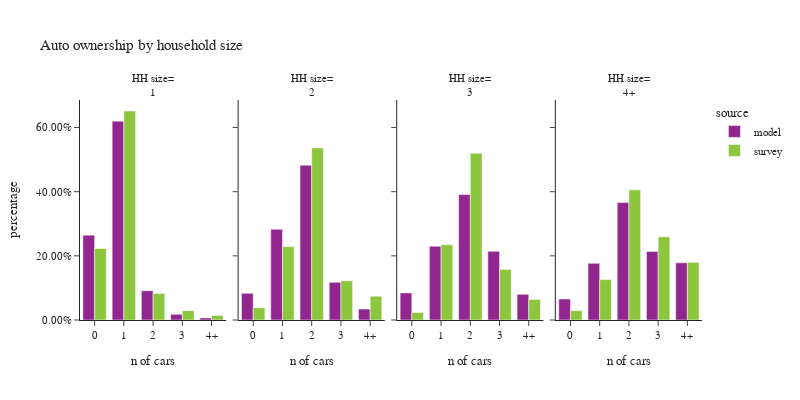

The code cell stored with this chart in its notebook:
### Code cell
plot_auto(hh,'hhsize_simple','household size', 'HH size')

### Figure 1 — Plotly figure (JSON) as saved in the notebook; plotly's stock layout.template omitted (floating-point values rounded to 4 significant figures)
{"data": [{"alignmentgroup": "True", "customdata": [[193432], [453348], [66733], [12993], [4821]], "hovertemplate": "source=model<br>hhsize_simple=1<br>auto_ownership_simple=%{x}<br>percentage=%{y}<br>sample count=%{customdata[0]}<extra></extra>", "legendgroup": "model", "marker": {"color": "#91268F", "pattern": {"shape": ""}}, "name": "model", "offsetgroup": "model", "orientation": "v", "showlegend": true, "textposition": "auto", "type": "bar", "x": ["0", "1", "2", "3", "4+"], "xaxis": "x", "y": [0.2645, 0.6199, 0.09125, 0.01777, 0.006592], "yaxis": "y"}, {"alignmentgroup": "True", "customdata": [[70287], [239186], [408388], [99302], [28721]], "hovertemplate": "source=model<br>hhsize_simple=2<br>auto_ownership_simple=%{x}<br>percentage=%{y}<br>sample count=%{customdata[0]}<extra></extra>", "legendgroup": "model", "marker": {"color": "#91268F", "pattern": {"shape": ""}}, "name": "model", "offsetgroup": "model", "orientation": "v", "showlegend": false, "textposition": "auto", "type": "bar", "x": ["0", "1", "2", "3", "4+"], "xaxis": "x2", "y": [0.08309, 0.2828, 0.4828, 0.1174, 0.03395], "yaxis": "y2"}, {"alignmentgroup": "True", "customdata": [[29640], [80688], [137192], [75123], [28100]], "hovertemplate": "source=model<br>hhsize_simple=3<br>auto_ownership_simple=%{x}<br>percentage=%{y}<br>sample count=%{customdata[0]}<extra></extra>", "legendgroup": "model", "marker": {"color": "#91268F", "pattern": {"shape": ""}}, "name": "model", "offsetgroup": "model", "orientation": "v", "showlegend": false, "textposition": "auto", "type": "bar", "x": ["0", "1", "2", "3", "4+"], "xaxis": "x3", "y": [0.08451, 0.23, 0.3911, 0.2142, 0.08012], "yaxis": "y3"}, {"alignmentgroup": "True", "customdata": [[32287], [87167], [180450], [105340], [87861]], "hovertemplate": "source=model<br>hhsize_simple=4+<br>auto_ownership_simple=%{x}<br>percentage=%{y}<br>sample count=%{customdata[0]}<extra></extra>", "legendgroup": "model", "marker": {"color": "#91268F", "pattern": {"shape": ""}}, "name": "model", "offsetgroup": "model", "orientation": "v", "showlegend": false, "textposition": "auto", "type": "bar", "x": ["0", "1", "2", "3", "4+"], "xaxis": "x4", "y": [0.06548, 0.1768, 0.3659, 0.2136, 0.1782], "yaxis": "y4"}, {"alignmentgroup": "True", "customdata": [[490], [912], [110], [22], [13]], "hovertemplate": "source=survey<br>hhsize_simple=1<br>auto_ownership_simple=%{x}<br>percentage=%{y}<br>sample count=%{customdata[0]}<extra></extra>", "legendgroup": "survey", "marker": {"color": "#8CC63E", "pattern": {"shape": ""}}, "name": "survey", "offsetgroup": "survey", "orientation": "v", "showlegend": true, "textposition": "auto", "type": "bar", "x": ["0", "1", "2", "3", "4+"], "xaxis": "x", "y": [0.2229, 0.6516, 0.08246, 0.0292, 0.01382], "yaxis": "y"}, {"alignmentgroup": "True", "customdata": [[111], [515], [598], [128], [52]], "hovertemplate": "source=survey<br>hhsize_simple=2<br>auto_ownership_simple=%{x}<br>percentage=%{y}<br>sample count=%{customdata[0]}<extra></extra>", "legendgroup": "survey", "marker": {"color": "#8CC63E", "pattern": {"shape": ""}}, "name": "survey", "offsetgroup": "survey", "orientation": "v", "showlegend": false, "textposition": "auto", "type": "bar", "x": ["0", "1", "2", "3", "4+"], "xaxis": "x2", "y": [0.0384, 0.2286, 0.5364, 0.1222, 0.07438], "yaxis": "y2"}, {"alignmentgroup": "True", "customdata": [[11], [120], [175], [62], [22]], "hovertemplate": "source=survey<br>hhsize_simple=3<br>auto_ownership_simple=%{x}<br>percentage=%{y}<br>sample count=%{customdata[0]}<extra></extra>", "legendgroup": "survey", "marker": {"color": "#8CC63E", "pattern": {"shape": ""}}, "name": "survey", "offsetgroup": "survey", "orientation": "v", "showlegend": false, "textposition": "auto", "type": "bar", "x": ["0", "1", "2", "3", "4+"], "xaxis": "x3", "y": [0.02365, 0.2346, 0.52, 0.1577, 0.06403], "yaxis": "y3"}, {"alignmentgroup": "True", "customdata": [[11], [94], [203], [71], [44]], "hovertemplate": "source=survey<br>hhsize_simple=4+<br>auto_ownership_simple=%{x}<br>percentage=%{y}<br>sample count=%{customdata[0]}<extra></extra>", "legendgroup": "survey", "marker": {"color": "#8CC63E", "pattern": {"shape": ""}}, "name": "survey", "offsetgroup": "survey", "orientation": "v", "showlegend": false, "textposition": "auto", "type": "bar", "x": ["0", "1", "2", "3", "4+"], "xaxis": "x4", "y": [0.02906, 0.126, 0.4058, 0.2595, 0.1797], "yaxis": "y4"}], "layout": {"annotations": [{"font": {}, "showarrow": false, "text": "HH size=<br>1", "x": 0.1175, "xanchor": "center", "xref": "paper", "y": 1, "yanchor": "bottom", "yref": "paper"}, {"font": {}, "showarrow": false, "text": "HH size=<br>2", "x": 0.3725, "xanchor": "center", "xref": "paper", "y": 1, "yanchor": "bottom", "yref": "paper"}, {"font": {}, "showarrow": false, "text": "HH size=<br>3", "x": 0.6275, "xanchor": "center", "xref": "paper", "y": 1, "yanchor": "bottom", "yref": "paper"}, {"font": {}, "showarrow": false, "text": "HH size=<br>4+", "x": 0.8825, "xanchor": "center", "xref": "paper", "y": 1, "yanchor": "bottom", "yref": "paper"}], "barmode": "group", "font": {"size": 11}, "height": 400, "legend": {"title": {"text": "source"}, "tracegroupgap": 0}, "title": {"text": "Auto ownership by household size"}, "width": 800, "xaxis": {"anchor": "y", "domain": [0, 0.235], "title": {"text": "n of cars"}}, "xaxis2": {"anchor": "y2", "domain": [0.255, 0.49], "matches": "x", "title": {"text": "n of cars"}}, "xaxis3": {"anchor": "y3", "domain": [0.51, 0.745], "matches": "x", "title": {"text": "n of cars"}}, "xaxis4": {"anchor": "y4", "domain": [0.765, 1.0], "matches": "x", "title": {"text": "n of cars"}}, "yaxis": {"anchor": "x", "domain": [0, 1], "tickformat": ".2%", "title": {"text": "percentage"}}, "yaxis2": {"anchor": "x2", "domain": [0, 1], "matches": "y", "showticklabels": false, "tickformat": ".2%"}, "yaxis3": {"anchor": "x3", "domain": [0, 1], "matches": "y", "showticklabels": false, "tickformat": ".2%"}, "yaxis4": {"anchor": "x4", "domain": [0, 1], "matches": "y", "showticklabels": false, "tickformat": ".2%"}}}
